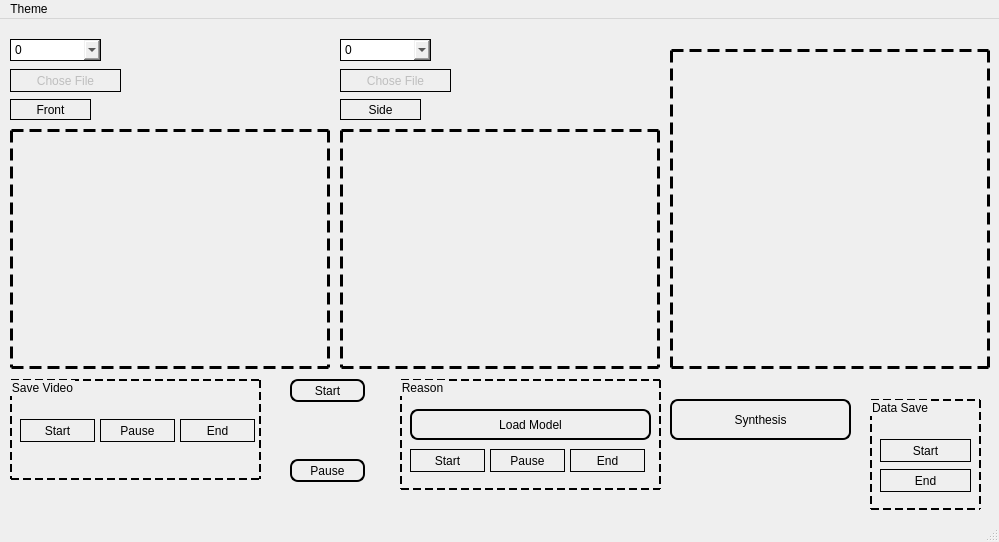
<?xml version="1.0" encoding="UTF-8"?>
<ui version="4.0">
 <class>MainWindow</class>
 <widget class="QMainWindow" name="MainWindow">
  <property name="geometry">
   <rect>
    <x>0</x>
    <y>0</y>
    <width>999</width>
    <height>542</height>
   </rect>
  </property>
  <property name="sizePolicy">
   <sizepolicy hsizetype="Fixed" vsizetype="Fixed">
    <horstretch>0</horstretch>
    <verstretch>0</verstretch>
   </sizepolicy>
  </property>
  <property name="windowTitle">
   <string>MainWindow</string>
  </property>
  <widget class="QWidget" name="centralwidget">
   <widget class="VideoWidget" name="widget_videoFront" native="true">
    <property name="geometry">
     <rect>
      <x>10</x>
      <y>110</y>
      <width>320</width>
      <height>240</height>
     </rect>
    </property>
    <property name="styleSheet">
     <string notr="true">border: 3px dashed black;</string>
    </property>
   </widget>
   <widget class="QWidget" name="widget_videoSide" native="true">
    <property name="geometry">
     <rect>
      <x>340</x>
      <y>110</y>
      <width>320</width>
      <height>240</height>
     </rect>
    </property>
    <property name="styleSheet">
     <string notr="true">QWidget {
    border: 3px dashed black;
}</string>
    </property>
   </widget>
   <widget class="QWidget" name="widget_3Dplot" native="true">
    <property name="geometry">
     <rect>
      <x>670</x>
      <y>30</y>
      <width>320</width>
      <height>320</height>
     </rect>
    </property>
    <property name="styleSheet">
     <string notr="true">QWidget {
    border: 3px dashed black;
}</string>
    </property>
   </widget>
   <widget class="QComboBox" name="comboBox_front">
    <property name="geometry">
     <rect>
      <x>10</x>
      <y>20</y>
      <width>91</width>
      <height>22</height>
     </rect>
    </property>
    <property name="styleSheet">
     <string notr="true">QComboBox { border: 1px solid black;
			
	font: 75 12pt &quot;Arial&quot;;
}</string>
    </property>
    <item>
     <property name="text">
      <string>0</string>
     </property>
    </item>
    <item>
     <property name="text">
      <string>1</string>
     </property>
    </item>
    <item>
     <property name="text">
      <string>2</string>
     </property>
    </item>
    <item>
     <property name="text">
      <string>File</string>
     </property>
    </item>
   </widget>
   <widget class="QComboBox" name="comboBox_side">
    <property name="geometry">
     <rect>
      <x>340</x>
      <y>20</y>
      <width>91</width>
      <height>22</height>
     </rect>
    </property>
    <property name="styleSheet">
     <string notr="true">QComboBox { border: 1px solid black;
			
	font: 75 12pt &quot;Arial&quot;;
}</string>
    </property>
    <item>
     <property name="text">
      <string>0</string>
     </property>
    </item>
    <item>
     <property name="text">
      <string>1</string>
     </property>
    </item>
    <item>
     <property name="text">
      <string>2</string>
     </property>
    </item>
    <item>
     <property name="text">
      <string>File</string>
     </property>
    </item>
   </widget>
   <widget class="QPushButton" name="pushButton_chooseFile_videoFront">
    <property name="enabled">
     <bool>false</bool>
    </property>
    <property name="geometry">
     <rect>
      <x>10</x>
      <y>50</y>
      <width>111</width>
      <height>23</height>
     </rect>
    </property>
    <property name="styleSheet">
     <string notr="true">QPushButton { border: 1px solid black;
			
	font: 75 12pt &quot;Arial&quot;;
}</string>
    </property>
    <property name="text">
     <string>Chose File</string>
    </property>
   </widget>
   <widget class="QPushButton" name="pushButton_chooseFile_videoSide">
    <property name="enabled">
     <bool>false</bool>
    </property>
    <property name="geometry">
     <rect>
      <x>340</x>
      <y>50</y>
      <width>111</width>
      <height>23</height>
     </rect>
    </property>
    <property name="styleSheet">
     <string notr="true">QPushButton { border: 1px solid black;
			
	font: 75 12pt &quot;Arial&quot;;
}</string>
    </property>
    <property name="text">
     <string>Chose File</string>
    </property>
   </widget>
   <widget class="QLabel" name="label">
    <property name="geometry">
     <rect>
      <x>10</x>
      <y>80</y>
      <width>81</width>
      <height>21</height>
     </rect>
    </property>
    <property name="styleSheet">
     <string notr="true">QLabel { border: 1px solid black;
			
	font: 75 12pt &quot;Arial&quot;;
}</string>
    </property>
    <property name="text">
     <string>Front</string>
    </property>
    <property name="alignment">
     <set>Qt::AlignCenter</set>
    </property>
   </widget>
   <widget class="QLabel" name="label_">
    <property name="geometry">
     <rect>
      <x>340</x>
      <y>80</y>
      <width>81</width>
      <height>21</height>
     </rect>
    </property>
    <property name="styleSheet">
     <string notr="true">QLabel { border: 1px solid black;
			
	font: 75 12pt &quot;Arial&quot;;
}</string>
    </property>
    <property name="text">
     <string>Side</string>
    </property>
    <property name="alignment">
     <set>Qt::AlignCenter</set>
    </property>
   </widget>
   <widget class="QGroupBox" name="groupBox">
    <property name="geometry">
     <rect>
      <x>10</x>
      <y>360</y>
      <width>251</width>
      <height>101</height>
     </rect>
    </property>
    <property name="styleSheet">
     <string notr="true">border: 2px dashed black;
			
	font: 75 12pt &quot;Arial&quot;;</string>
    </property>
    <property name="title">
     <string>Save Video</string>
    </property>
    <widget class="QPushButton" name="pushButton_SaveVideo_start">
     <property name="geometry">
      <rect>
       <x>10</x>
       <y>40</y>
       <width>75</width>
       <height>23</height>
      </rect>
     </property>
     <property name="styleSheet">
      <string notr="true">QPushButton { border: 1px solid black;
			
	font: 75 12pt &quot;Arial&quot;;
}</string>
     </property>
     <property name="text">
      <string>Start</string>
     </property>
    </widget>
    <widget class="QPushButton" name="pushButton_SaveVideo_pause">
     <property name="geometry">
      <rect>
       <x>90</x>
       <y>40</y>
       <width>75</width>
       <height>23</height>
      </rect>
     </property>
     <property name="styleSheet">
      <string notr="true">QPushButton { border: 1px solid black;
			
	font: 75 12pt &quot;Arial&quot;;
}</string>
     </property>
     <property name="text">
      <string>Pause</string>
     </property>
    </widget>
    <widget class="QPushButton" name="pushButton_SaveVideo_end">
     <property name="geometry">
      <rect>
       <x>170</x>
       <y>40</y>
       <width>75</width>
       <height>23</height>
      </rect>
     </property>
     <property name="styleSheet">
      <string notr="true">QPushButton { border: 1px solid black;
			
	font: 75 12pt &quot;Arial&quot;;
}</string>
     </property>
     <property name="text">
      <string>End</string>
     </property>
    </widget>
   </widget>
   <widget class="QGroupBox" name="groupBox_2">
    <property name="geometry">
     <rect>
      <x>400</x>
      <y>360</y>
      <width>261</width>
      <height>111</height>
     </rect>
    </property>
    <property name="styleSheet">
     <string notr="true">border: 2px dashed black;
			
	font: 75 12pt &quot;Arial&quot;;</string>
    </property>
    <property name="title">
     <string>Reason</string>
    </property>
    <widget class="QPushButton" name="pushButton_reason_start">
     <property name="geometry">
      <rect>
       <x>10</x>
       <y>70</y>
       <width>75</width>
       <height>23</height>
      </rect>
     </property>
     <property name="styleSheet">
      <string notr="true">QPushButton { border: 1px solid black;
			
	font: 75 12pt &quot;Arial&quot;;
}</string>
     </property>
     <property name="text">
      <string>Start</string>
     </property>
    </widget>
    <widget class="QPushButton" name="pushButton_reason_pause">
     <property name="geometry">
      <rect>
       <x>90</x>
       <y>70</y>
       <width>75</width>
       <height>23</height>
      </rect>
     </property>
     <property name="styleSheet">
      <string notr="true">QPushButton { border: 1px solid black;
			
	font: 75 12pt &quot;Arial&quot;;
}</string>
     </property>
     <property name="text">
      <string>Pause</string>
     </property>
    </widget>
    <widget class="QPushButton" name="pushButton_reason_end">
     <property name="geometry">
      <rect>
       <x>170</x>
       <y>70</y>
       <width>75</width>
       <height>23</height>
      </rect>
     </property>
     <property name="styleSheet">
      <string notr="true">QPushButton { border: 1px solid black;
			
	font: 75 12pt &quot;Arial&quot;;
}</string>
     </property>
     <property name="text">
      <string>End</string>
     </property>
    </widget>
    <widget class="QPushButton" name="pushButton_chooseFile_model">
     <property name="geometry">
      <rect>
       <x>10</x>
       <y>30</y>
       <width>241</width>
       <height>31</height>
      </rect>
     </property>
     <property name="styleSheet">
      <string notr="true">QPushButton { border: 2px solid black;
			
	font: 75 14pt &quot;Arial&quot;;
	border-radius: 8px; /* 设置圆角 */

}</string>
     </property>
     <property name="text">
      <string>Load Model</string>
     </property>
    </widget>
   </widget>
   <widget class="QPushButton" name="pushButton_">
    <property name="geometry">
     <rect>
      <x>670</x>
      <y>380</y>
      <width>181</width>
      <height>41</height>
     </rect>
    </property>
    <property name="styleSheet">
     <string notr="true">QPushButton { border: 2px solid black;
			
	font: 75 14pt &quot;Arial&quot;;
	border-radius: 8px; /* 设置圆角 */

}</string>
    </property>
    <property name="text">
     <string>Synthesis</string>
    </property>
   </widget>
   <widget class="QGroupBox" name="groupBox_3">
    <property name="geometry">
     <rect>
      <x>870</x>
      <y>380</y>
      <width>111</width>
      <height>111</height>
     </rect>
    </property>
    <property name="styleSheet">
     <string notr="true">border: 2px dashed black;
			
	font: 75 12pt &quot;Arial&quot;;</string>
    </property>
    <property name="title">
     <string>Data Save</string>
    </property>
    <widget class="QPushButton" name="pushButton_10">
     <property name="geometry">
      <rect>
       <x>10</x>
       <y>40</y>
       <width>91</width>
       <height>23</height>
      </rect>
     </property>
     <property name="styleSheet">
      <string notr="true">QPushButton { border: 1px solid black;
			
	font: 75 12pt &quot;Arial&quot;;
}</string>
     </property>
     <property name="text">
      <string>Start</string>
     </property>
    </widget>
    <widget class="QPushButton" name="pushButton_12">
     <property name="geometry">
      <rect>
       <x>10</x>
       <y>70</y>
       <width>91</width>
       <height>23</height>
      </rect>
     </property>
     <property name="styleSheet">
      <string notr="true">QPushButton { border: 1px solid black;
			
	font: 75 12pt &quot;Arial&quot;;
}</string>
     </property>
     <property name="text">
      <string>End</string>
     </property>
    </widget>
   </widget>
   <widget class="QPushButton" name="pushButton_startPlay">
    <property name="geometry">
     <rect>
      <x>290</x>
      <y>360</y>
      <width>75</width>
      <height>23</height>
     </rect>
    </property>
    <property name="styleSheet">
     <string notr="true">QPushButton { border: 2px solid black;
			
	font: 75 14pt &quot;Arial&quot;;
	border-radius: 8px; /* 设置圆角 */

}</string>
    </property>
    <property name="text">
     <string>Start</string>
    </property>
   </widget>
   <widget class="QPushButton" name="pushButton_pausePlay">
    <property name="geometry">
     <rect>
      <x>290</x>
      <y>440</y>
      <width>75</width>
      <height>23</height>
     </rect>
    </property>
    <property name="styleSheet">
     <string notr="true">QPushButton { border: 2px solid black;
			
	font: 75 14pt &quot;Arial&quot;;
	border-radius: 8px; /* 设置圆角 */

}</string>
    </property>
    <property name="text">
     <string>Pause</string>
    </property>
   </widget>
  </widget>
  <widget class="QMenuBar" name="menubar">
   <property name="geometry">
    <rect>
     <x>0</x>
     <y>0</y>
     <width>999</width>
     <height>22</height>
    </rect>
   </property>
   <widget class="QMenu" name="menuTool">
    <property name="title">
     <string>Theme</string>
    </property>
    <addaction name="separator"/>
    <addaction name="actiontheme"/>
   </widget>
   <addaction name="menuTool"/>
  </widget>
  <widget class="QStatusBar" name="statusbar"/>
  <action name="actiontheme">
   <property name="text">
    <string>theme</string>
   </property>
  </action>
 </widget>
 <customwidgets>
  <customwidget>
   <class>VideoWidget</class>
   <extends>QWidget</extends>
   <header>videowidget</header>
   <container>1</container>
  </customwidget>
 </customwidgets>
 <resources/>
 <connections/>
</ui>
